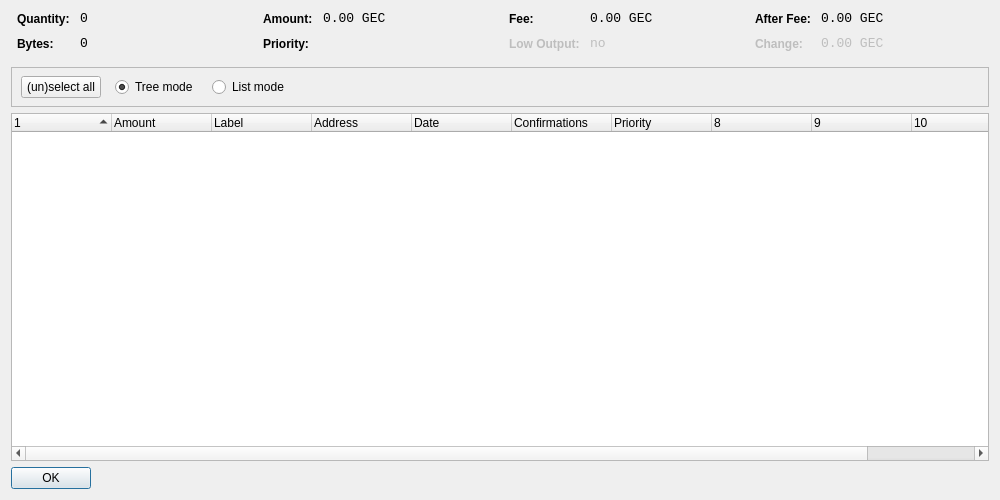
<?xml version="1.0" encoding="UTF-8"?>
<ui version="4.0">
 <class>CoinControlDialog</class>
 <widget class="QDialog" name="CoinControlDialog">
  <property name="geometry">
   <rect>
    <x>0</x>
    <y>0</y>
    <width>1000</width>
    <height>500</height>
   </rect>
  </property>
  <property name="windowTitle">
   <string>Coin Control</string>
  </property>
  <layout class="QVBoxLayout" name="verticalLayout">
   <item>
    <layout class="QHBoxLayout" name="horizontalLayoutTop" stretch="0,0,0,0">
     <property name="topMargin">
      <number>0</number>
     </property>
     <property name="bottomMargin">
      <number>10</number>
     </property>
     <item>
      <layout class="QFormLayout" name="formLayoutCoinControl1">
       <property name="horizontalSpacing">
        <number>10</number>
       </property>
       <property name="verticalSpacing">
        <number>10</number>
       </property>
       <property name="leftMargin">
        <number>6</number>
       </property>
       <property name="rightMargin">
        <number>6</number>
       </property>
       <item row="0" column="0">
        <widget class="QLabel" name="labelCoinControlQuantityText">
         <property name="styleSheet">
          <string notr="true">font-weight:bold;</string>
         </property>
         <property name="text">
          <string>Quantity:</string>
         </property>
        </widget>
       </item>
       <item row="0" column="1">
        <widget class="QLabel" name="labelCoinControlQuantity">
         <property name="font">
          <font>
           <family>Monospace</family>
           <pointsize>10</pointsize>
          </font>
         </property>
         <property name="cursor">
          <cursorShape>IBeamCursor</cursorShape>
         </property>
         <property name="contextMenuPolicy">
          <enum>Qt::ActionsContextMenu</enum>
         </property>
         <property name="text">
          <string notr="true">0</string>
         </property>
         <property name="textInteractionFlags">
          <set>Qt::LinksAccessibleByMouse|Qt::TextSelectableByKeyboard|Qt::TextSelectableByMouse</set>
         </property>
        </widget>
       </item>
       <item row="1" column="0">
        <widget class="QLabel" name="labelCoinControlBytesText">
         <property name="styleSheet">
          <string notr="true">font-weight:bold;</string>
         </property>
         <property name="text">
          <string>Bytes:</string>
         </property>
        </widget>
       </item>
       <item row="1" column="1">
        <widget class="QLabel" name="labelCoinControlBytes">
         <property name="font">
          <font>
           <family>Monospace</family>
           <pointsize>10</pointsize>
          </font>
         </property>
         <property name="cursor">
          <cursorShape>IBeamCursor</cursorShape>
         </property>
         <property name="contextMenuPolicy">
          <enum>Qt::ActionsContextMenu</enum>
         </property>
         <property name="text">
          <string notr="true">0</string>
         </property>
         <property name="textInteractionFlags">
          <set>Qt::LinksAccessibleByMouse|Qt::TextSelectableByKeyboard|Qt::TextSelectableByMouse</set>
         </property>
        </widget>
       </item>
      </layout>
     </item>
     <item>
      <layout class="QFormLayout" name="formLayoutCoinControl2">
       <property name="horizontalSpacing">
        <number>10</number>
       </property>
       <property name="verticalSpacing">
        <number>10</number>
       </property>
       <property name="leftMargin">
        <number>6</number>
       </property>
       <property name="rightMargin">
        <number>6</number>
       </property>
       <item row="0" column="0">
        <widget class="QLabel" name="labelCoinControlAmountText">
         <property name="styleSheet">
          <string notr="true">font-weight:bold;</string>
         </property>
         <property name="text">
          <string>Amount:</string>
         </property>
        </widget>
       </item>
       <item row="0" column="1">
        <widget class="QLabel" name="labelCoinControlAmount">
         <property name="font">
          <font>
           <family>Monospace</family>
           <pointsize>10</pointsize>
          </font>
         </property>
         <property name="cursor">
          <cursorShape>IBeamCursor</cursorShape>
         </property>
         <property name="contextMenuPolicy">
          <enum>Qt::ActionsContextMenu</enum>
         </property>
         <property name="text">
          <string notr="true">0.00 GEC</string>
         </property>
         <property name="textInteractionFlags">
          <set>Qt::LinksAccessibleByMouse|Qt::TextSelectableByKeyboard|Qt::TextSelectableByMouse</set>
         </property>
        </widget>
       </item>
       <item row="1" column="0">
        <widget class="QLabel" name="labelCoinControlPriorityText">
         <property name="styleSheet">
          <string notr="true">font-weight:bold;</string>
         </property>
         <property name="text">
          <string>Priority:</string>
         </property>
        </widget>
       </item>
       <item row="1" column="1">
        <widget class="QLabel" name="labelCoinControlPriority">
         <property name="font">
          <font>
           <family>Monospace</family>
           <pointsize>10</pointsize>
          </font>
         </property>
         <property name="cursor">
          <cursorShape>IBeamCursor</cursorShape>
         </property>
         <property name="contextMenuPolicy">
          <enum>Qt::ActionsContextMenu</enum>
         </property>
         <property name="text">
          <string/>
         </property>
         <property name="textInteractionFlags">
          <set>Qt::LinksAccessibleByMouse|Qt::TextSelectableByKeyboard|Qt::TextSelectableByMouse</set>
         </property>
        </widget>
       </item>
      </layout>
     </item>
     <item>
      <layout class="QFormLayout" name="formLayoutCoinControl3">
       <property name="horizontalSpacing">
        <number>10</number>
       </property>
       <property name="verticalSpacing">
        <number>10</number>
       </property>
       <property name="leftMargin">
        <number>6</number>
       </property>
       <property name="rightMargin">
        <number>6</number>
       </property>
       <item row="0" column="0">
        <widget class="QLabel" name="labelCoinControlFeeText">
         <property name="styleSheet">
          <string notr="true">font-weight:bold;</string>
         </property>
         <property name="text">
          <string>Fee:</string>
         </property>
        </widget>
       </item>
       <item row="0" column="1">
        <widget class="QLabel" name="labelCoinControlFee">
         <property name="font">
          <font>
           <family>Monospace</family>
           <pointsize>10</pointsize>
          </font>
         </property>
         <property name="cursor">
          <cursorShape>IBeamCursor</cursorShape>
         </property>
         <property name="contextMenuPolicy">
          <enum>Qt::ActionsContextMenu</enum>
         </property>
         <property name="text">
          <string notr="true">0.00 GEC</string>
         </property>
         <property name="textInteractionFlags">
          <set>Qt::LinksAccessibleByMouse|Qt::TextSelectableByKeyboard|Qt::TextSelectableByMouse</set>
         </property>
        </widget>
       </item>
       <item row="1" column="0">
        <widget class="QLabel" name="labelCoinControlLowOutputText">
         <property name="enabled">
          <bool>false</bool>
         </property>
         <property name="styleSheet">
          <string notr="true">font-weight:bold;</string>
         </property>
         <property name="text">
          <string>Low Output:</string>
         </property>
        </widget>
       </item>
       <item row="1" column="1">
        <widget class="QLabel" name="labelCoinControlLowOutput">
         <property name="enabled">
          <bool>false</bool>
         </property>
         <property name="font">
          <font>
           <family>Monospace</family>
           <pointsize>10</pointsize>
          </font>
         </property>
         <property name="cursor">
          <cursorShape>IBeamCursor</cursorShape>
         </property>
         <property name="contextMenuPolicy">
          <enum>Qt::ActionsContextMenu</enum>
         </property>
         <property name="text">
          <string notr="true">no</string>
         </property>
         <property name="textInteractionFlags">
          <set>Qt::LinksAccessibleByMouse|Qt::TextSelectableByKeyboard|Qt::TextSelectableByMouse</set>
         </property>
        </widget>
       </item>
      </layout>
     </item>
     <item>
      <layout class="QFormLayout" name="formLayoutCoinControl4">
       <property name="horizontalSpacing">
        <number>10</number>
       </property>
       <property name="verticalSpacing">
        <number>10</number>
       </property>
       <property name="leftMargin">
        <number>6</number>
       </property>
       <property name="rightMargin">
        <number>6</number>
       </property>
       <item row="0" column="0">
        <widget class="QLabel" name="labelCoinControlAfterFeeText">
         <property name="styleSheet">
          <string notr="true">font-weight:bold;</string>
         </property>
         <property name="text">
          <string>After Fee:</string>
         </property>
        </widget>
       </item>
       <item row="0" column="1">
        <widget class="QLabel" name="labelCoinControlAfterFee">
         <property name="font">
          <font>
           <family>Monospace</family>
           <pointsize>10</pointsize>
          </font>
         </property>
         <property name="cursor">
          <cursorShape>IBeamCursor</cursorShape>
         </property>
         <property name="contextMenuPolicy">
          <enum>Qt::ActionsContextMenu</enum>
         </property>
         <property name="text">
          <string notr="true">0.00 GEC</string>
         </property>
         <property name="textInteractionFlags">
          <set>Qt::LinksAccessibleByMouse|Qt::TextSelectableByKeyboard|Qt::TextSelectableByMouse</set>
         </property>
        </widget>
       </item>
       <item row="1" column="0">
        <widget class="QLabel" name="labelCoinControlChangeText">
         <property name="enabled">
          <bool>false</bool>
         </property>
         <property name="styleSheet">
          <string notr="true">font-weight:bold;</string>
         </property>
         <property name="text">
          <string>Change:</string>
         </property>
        </widget>
       </item>
       <item row="1" column="1">
        <widget class="QLabel" name="labelCoinControlChange">
         <property name="enabled">
          <bool>false</bool>
         </property>
         <property name="font">
          <font>
           <family>Monospace</family>
           <pointsize>10</pointsize>
          </font>
         </property>
         <property name="cursor">
          <cursorShape>IBeamCursor</cursorShape>
         </property>
         <property name="contextMenuPolicy">
          <enum>Qt::ActionsContextMenu</enum>
         </property>
         <property name="text">
          <string notr="true">0.00 GEC</string>
         </property>
         <property name="textInteractionFlags">
          <set>Qt::LinksAccessibleByMouse|Qt::TextSelectableByKeyboard|Qt::TextSelectableByMouse</set>
         </property>
        </widget>
       </item>
      </layout>
     </item>
    </layout>
   </item>
   <item>
    <widget class="QFrame" name="frame">
     <property name="minimumSize">
      <size>
       <width>0</width>
       <height>40</height>
      </size>
     </property>
     <property name="frameShape">
      <enum>QFrame::StyledPanel</enum>
     </property>
     <property name="frameShadow">
      <enum>QFrame::Sunken</enum>
     </property>
     <widget class="QWidget" name="horizontalLayoutWidget">
      <property name="geometry">
       <rect>
        <x>10</x>
        <y>0</y>
        <width>781</width>
        <height>41</height>
       </rect>
      </property>
      <layout class="QHBoxLayout" name="horizontalLayoutPanel" stretch="0,0,0,0,0">
       <property name="spacing">
        <number>14</number>
       </property>
       <item>
        <widget class="QPushButton" name="pushButtonSelectAll">
         <property name="sizePolicy">
          <sizepolicy hsizetype="Maximum" vsizetype="Fixed">
           <horstretch>0</horstretch>
           <verstretch>0</verstretch>
          </sizepolicy>
         </property>
         <property name="text">
          <string>(un)select all</string>
         </property>
        </widget>
       </item>
       <item>
        <widget class="QRadioButton" name="radioTreeMode">
         <property name="sizePolicy">
          <sizepolicy hsizetype="Maximum" vsizetype="Fixed">
           <horstretch>0</horstretch>
           <verstretch>0</verstretch>
          </sizepolicy>
         </property>
         <property name="text">
          <string>Tree mode</string>
         </property>
         <property name="checked">
          <bool>true</bool>
         </property>
        </widget>
       </item>
       <item>
        <widget class="QRadioButton" name="radioListMode">
         <property name="sizePolicy">
          <sizepolicy hsizetype="Maximum" vsizetype="Fixed">
           <horstretch>0</horstretch>
           <verstretch>0</verstretch>
          </sizepolicy>
         </property>
         <property name="text">
          <string>List mode</string>
         </property>
        </widget>
       </item>
       <item>
        <spacer name="horizontalSpacer">
         <property name="orientation">
          <enum>Qt::Horizontal</enum>
         </property>
         <property name="sizeHint" stdset="0">
          <size>
           <width>40</width>
           <height>20</height>
          </size>
         </property>
        </spacer>
       </item>
      </layout>
     </widget>
    </widget>
   </item>
   <item>
    <widget class="CoinControlTreeWidget" name="treeWidget">
     <property name="contextMenuPolicy">
      <enum>Qt::CustomContextMenu</enum>
     </property>
     <property name="sortingEnabled">
      <bool>false</bool>
     </property>
     <property name="columnCount">
      <number>11</number>
     </property>
     <attribute name="headerShowSortIndicator" stdset="0">
      <bool>true</bool>
     </attribute>
     <attribute name="headerStretchLastSection">
      <bool>false</bool>
     </attribute>
     <column>
      <property name="text">
       <string/>
      </property>
     </column>
     <column>
      <property name="text">
       <string>Amount</string>
      </property>
     </column>
     <column>
      <property name="text">
       <string>Label</string>
      </property>
     </column>
     <column>
      <property name="text">
       <string>Address</string>
      </property>
     </column>
     <column>
      <property name="text">
       <string>Date</string>
      </property>
     </column>
     <column>
      <property name="text">
       <string>Confirmations</string>
      </property>
      <property name="toolTip">
       <string>Confirmed</string>
      </property>
     </column>
     <column>
      <property name="text">
       <string>Priority</string>
      </property>
     </column>
     <column>
      <property name="text">
       <string/>
      </property>
     </column>
     <column>
      <property name="text">
       <string/>
      </property>
     </column>
     <column>
      <property name="text">
       <string/>
      </property>
     </column>
     <column>
      <property name="text">
       <string/>
      </property>
     </column>
    </widget>
   </item>
   <item>
    <widget class="QDialogButtonBox" name="buttonBox">
     <property name="sizePolicy">
      <sizepolicy hsizetype="Maximum" vsizetype="Fixed">
       <horstretch>0</horstretch>
       <verstretch>0</verstretch>
      </sizepolicy>
     </property>
     <property name="orientation">
      <enum>Qt::Horizontal</enum>
     </property>
     <property name="standardButtons">
      <set>QDialogButtonBox::Ok</set>
     </property>
    </widget>
   </item>
  </layout>
 </widget>
 <customwidgets>
  <customwidget>
   <class>CoinControlTreeWidget</class>
   <extends>QTreeWidget</extends>
   <header>coincontroltreewidget.h</header>
  </customwidget>
 </customwidgets>
 <resources/>
 <connections/>
</ui>
